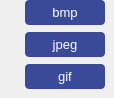
      <widget class="QWidget" name="tab_4">
       <attribute name="title">
        <string>Tab 2</string>
       </attribute>
       <widget class="QPushButton" name="pushButton_bmp">
        <property name="geometry">
         <rect>
          <x>25</x>
          <y>0</y>
          <width>80</width>
          <height>25</height>
         </rect>
        </property>
        <property name="font">
         <font>
          <pointsize>10</pointsize>
         </font>
        </property>
        <property name="styleSheet">
         <string notr="true">QPushButton {
 background-color: rgb(59, 73, 153);
 color: rgb(255, 255, 255);
 border-radius: 4px;
}

QPushButton:hover {
 background-color: rgb(49, 63, 133);
 color: rgb(255, 255, 255);
 border-radius: 4px;
}</string>
        </property>
        <property name="text">
         <string>bmp</string>
        </property>
        <attribute name="buttonGroup">
         <string notr="true">buttonGroupImg</string>
        </attribute>
       </widget>
       <widget class="QPushButton" name="pushButton_jpeg">
        <property name="geometry">
         <rect>
          <x>25</x>
          <y>32</y>
          <width>80</width>
          <height>25</height>
         </rect>
        </property>
        <property name="font">
         <font>
          <pointsize>10</pointsize>
         </font>
        </property>
        <property name="styleSheet">
         <string notr="true">QPushButton {
 background-color: rgb(59, 73, 153);
 color: rgb(255, 255, 255);
 border-radius: 4px;
}

QPushButton:hover {
 background-color: rgb(49, 63, 133);
 color: rgb(255, 255, 255);
 border-radius: 4px;
}</string>
        </property>
        <property name="text">
         <string>jpeg</string>
        </property>
        <attribute name="buttonGroup">
         <string notr="true">buttonGroupImg</string>
        </attribute>
       </widget>
       <widget class="QPushButton" name="pushButton_gif">
        <property name="geometry">
         <rect>
          <x>25</x>
          <y>64</y>
          <width>80</width>
          <height>25</height>
         </rect>
        </property>
        <property name="font">
         <font>
          <pointsize>10</pointsize>
         </font>
        </property>
        <property name="styleSheet">
         <string notr="true">QPushButton {
 background-color: rgb(59, 73, 153);
 color: rgb(255, 255, 255);
 border-radius: 4px;
}

QPushButton:hover {
 background-color: rgb(49, 63, 133);
 color: rgb(255, 255, 255);
 border-radius: 4px;
}</string>
        </property>
        <property name="text">
         <string>gif</string>
        </property>
        <attribute name="buttonGroup">
         <string notr="true">buttonGroupImg</string>
        </attribute>
       </widget>
      </widget>
